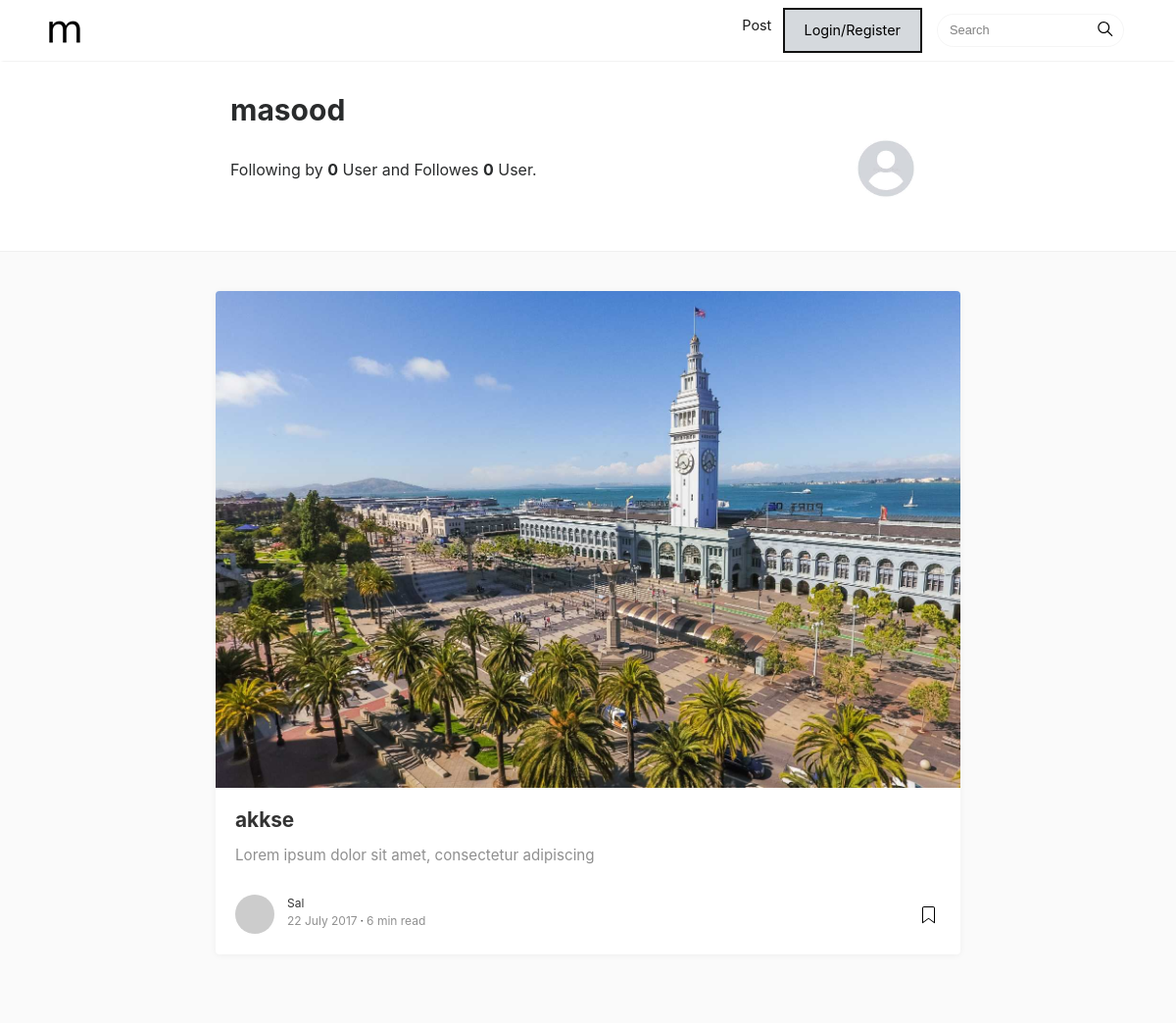
Before: /accounts/profile/7ae3859e-a83a-473f-8ec5-f99d26ebc10f with the older database file.
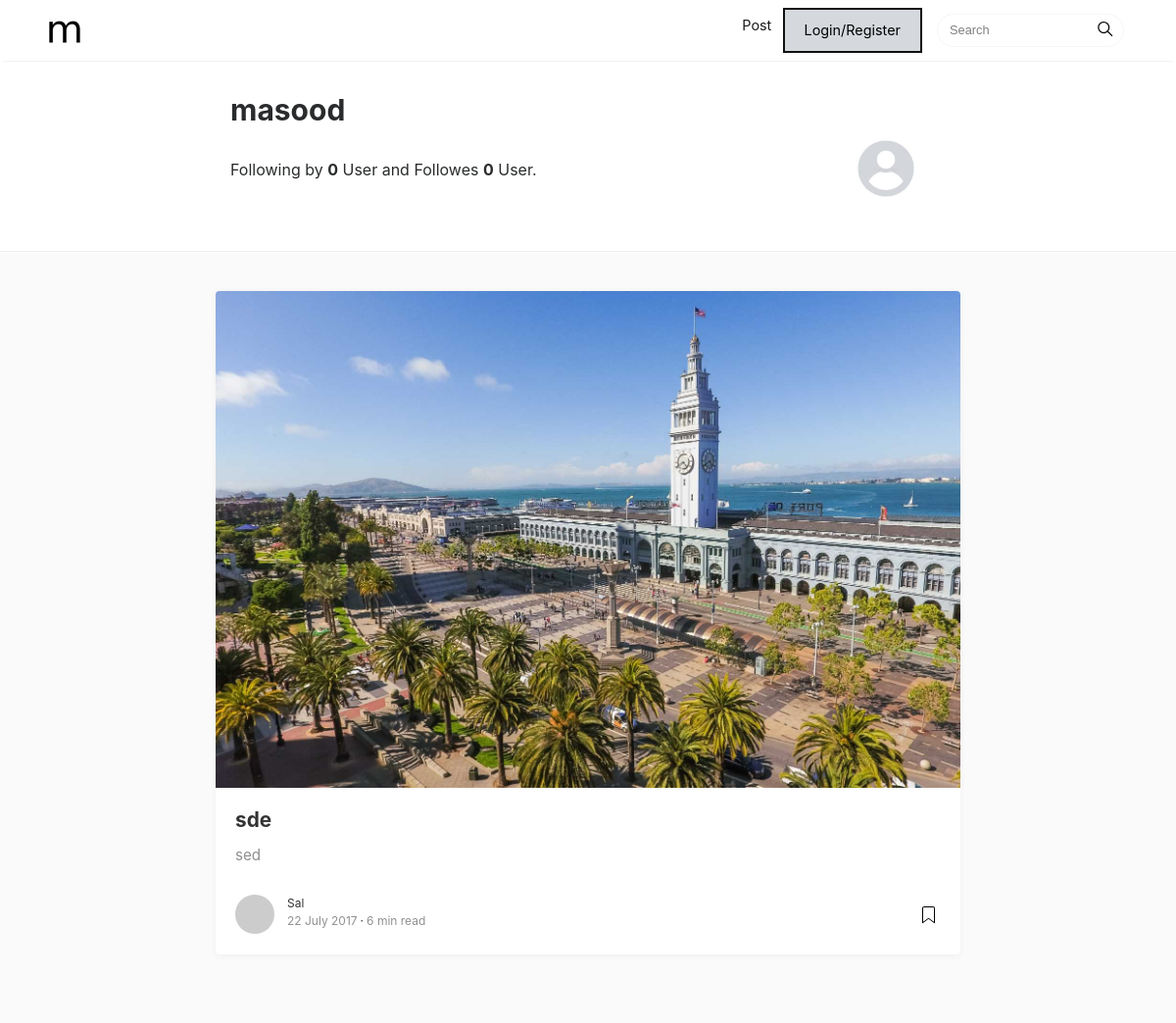
After: the same page with the newer database file.
### articles/models.py (models this page shows, shortened)
class Post(models.Model):
    owner = models.ForeignKey(Profile, on_delete=models.CASCADE, blank=True)
    title = models.CharField(max_length=300)
    body = models.TextField()
    id = models.BigAutoField(primary_key=True, editable=False, unique=True)
    created = models.DateTimeField(auto_now_add=True)
    image = models.ImageField(default='c2.jpg', null=True, blank=True, upload_to='')
    tags = models.ManyToManyField('Tag', blank=True)
    slug = models.SlugField(max_length=300, null=True, blank=True, unique=True)
    def get_absolute_url(self):
        return reverse('post_detail', kwargs={"slug": self.slug})

### users/views.py (the view)
# urls.py: path('profile/<str:pk>', views.ProfileView.as_view(), name='profile_detail'),
class ProfileView(DetailView):
    template_name = 'users/account.html'
    model = Profile
    context_object_name = 'user'

### users/templates/users/account.html (shortened to what this page needs)
{% extends 'main.html' %}
{% block content %}
<div class="container">
	<div class="row">
		<div class="col-md-2"></div>
		<div class="col-md-8 col-md-offset-2">
			<div class="mainheading">
				<div class="row post-top-meta authorpage">
					<div class="col-md-10 col-xs-12">
						<h1>{{user.name}}</h1>
						<br>
						<p>
						Following by <strong>{{user.following.count}}</strong>
						User and Followes <strong>{{user.followers.count}}</strong> User.
						</p>
					</div>
					<div class="col-md-2 col-xs-12">
						<img class="author-thumb" src="{{user.profile_image.url}}" alt="Sal">
					</div>
				</div>
			</div>
		</div>
	</div>
</div>
<div class="graybg authorpage">
	<div class="container">
		<div class="listrecent listrelated">
            {% for post in user.post_set.all %}
		    <div class="authorpostbox">
					<div class="card">
		        <a href="author.html">
		        <img class="img-fluid img-thumb" src="assets/img/demopic/9.jpg" alt="">
		        </a>
		        <div class="card-block">
		          <h2 class="card-title"><a href="{{post.get_absolute_url}}">{{post.title}}</a></h2>
              <h4 class="card-text">{{post.body|slice:"50"}}</h4>
              <div class="metafooter">
		            <div class="wrapfooter">
		              <span class="meta-footer-thumb">
		              <a href="author.html"><img class="author-thumb" src="https://www.gravatar.com/avatar/e56154546cf4be74e393c62d1ae9f9d4?s=250&amp;d=mm&amp;r=x" alt="Sal"></a>
		              </span>
		              <span class="author-meta">
		              <span class="post-name"><a href="author.html">Sal</a></span><br/>
		              <span class="post-date">22 July 2017</span><span class="dot"></span><span class="post-read">6 min read</span>
		              </span>
		              <span class="post-read-more"><a href="post.html" title="Read Story"></a></span>
		            </div>
		          </div>
		        </div>
					</div>
		    </div>
            {% endfor %}
		</div>
	</div>
</div>
{% endblock content %}

Changed rows visible on the page:
removed Post: title "akkse", body "Lorem ipsum dolor sit amet, consectetur adipiscing"
added Post: title "sde", body "sed"
